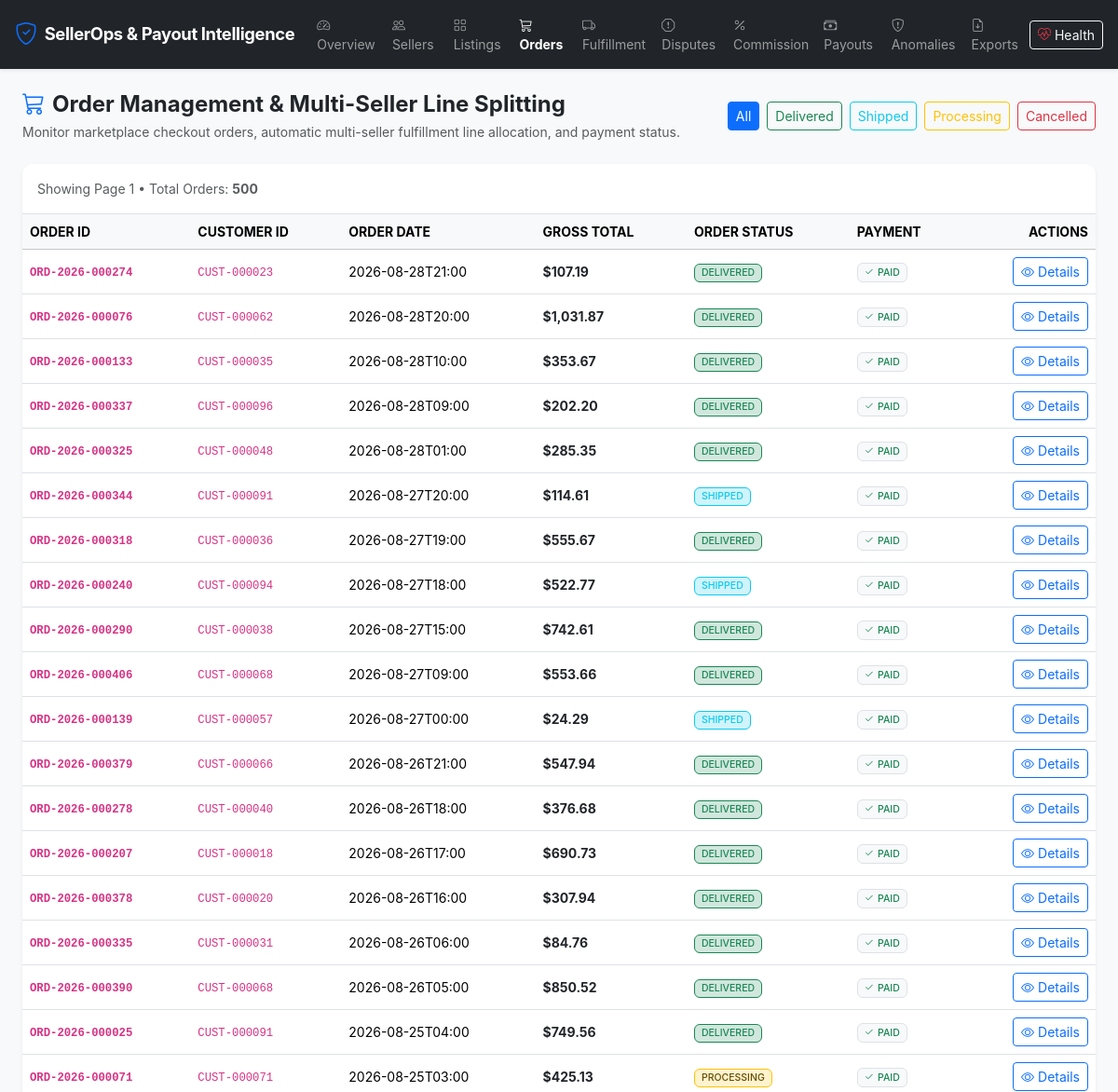
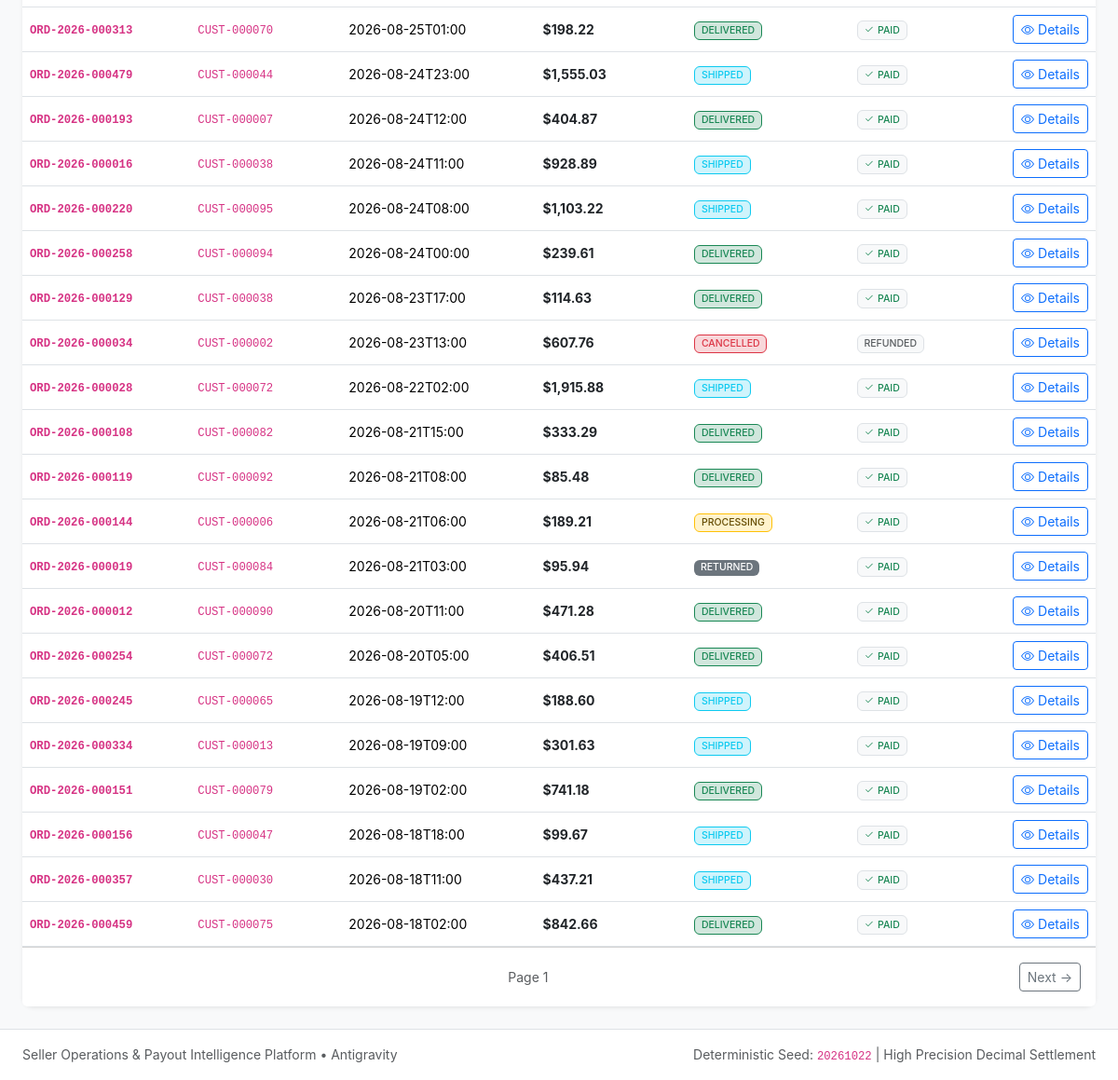
The page /orders on the database its author committed (2 pictures, top to bottom).
### app/models/order.py (models this page shows)
class Order(Base):
    __tablename__ = 'orders'
    order_id = Column(String(32), primary_key=True)  # ORD-2026-000001
    customer_id = Column(String(32), ForeignKey('customers.customer_id'), nullable=False, index=True)
    order_date = Column(DateTime, nullable=False, index=True)
    order_status = Column(Enum(*ORDER_STATUSES, name='order_status_enum', validate_strings=True, create_constraint=True), default='PLACED', nullable=False, index=True)
    payment_status = Column(Enum(*PAYMENT_STATUSES, name='payment_status_enum', validate_strings=True, create_constraint=True), default='PAID', nullable=False)
    total_gross_amount = Column(Numeric(12, 2), nullable=False)
    shipping_fee = Column(Numeric(10, 2), default=0.00, nullable=False)
    tax_amount = Column(Numeric(10, 2), default=0.00, nullable=False)
    created_at = Column(DateTime, default=datetime.utcnow, nullable=False)
    updated_at = Column(DateTime, default=datetime.utcnow, onupdate=datetime.utcnow, nullable=False)
    customer = relationship('Customer', back_populates='orders')
    order_lines = relationship('OrderLine', back_populates='order', cascade='all, delete-orphan')
    fulfillments = relationship('Fulfillment', back_populates='order')
    disputes = relationship('Dispute', back_populates='order')
    status_events = relationship('OrderStatusEvent', back_populates='order', cascade='all, delete-orphan')
    __table_args__ = (
        Index('idx_order_date_status', 'order_date', 'order_status'),
    )
    def to_dict(self):
        return {
            'order_id': self.order_id,
            'customer_id': self.customer_id,
            'order_date': self.order_date.isoformat() if self.order_date else None,
            'order_status': self.order_status,
            'payment_status': self.payment_status,
            'total_gross_amount': float(self.total_gross_amount) if self.total_gross_amount is not None else 0.0,
            'shipping_fee': float(self.shipping_fee) if self.shipping_fee is not None else 0.0,
            'tax_amount': float(self.tax_amount) if self.tax_amount is not None else 0.0,
            'created_at': self.created_at.isoformat() if self.created_at else None
        }

### app/routes/dashboard_routes.py (the view)
@dashboard_bp.route('/orders')
def orders():
    status = request.args.get('status')
    page = int(request.args.get('page', 1))
    orders_data = OrderService.get_orders(status_filter=status, page=page, page_size=40)
    return render_template('orders.html', data=orders_data, selected_status=status)

### app/__init__.py (called while the page is built)
def register_security_headers(app: Flask):
    @app.after_request
    def set_security_headers(response):
        response.headers['X-Content-Type-Options'] = 'nosniff'
        response.headers['X-Frame-Options'] = 'SAMEORIGIN'
        response.headers['X-XSS-Protection'] = '1; mode=block'
        response.headers['Referrer-Policy'] = 'strict-origin-when-cross-origin'
        response.headers['Content-Security-Policy'] = (
            "default-src 'self' https: 'unsafe-inline' 'unsafe-eval'; "
            "img-src 'self' data: https:; "
            "font-src 'self' https: data:; "
            "style-src 'self' https: 'unsafe-inline';"
        )
        return response

### app/services/order_service.py (called while the page is built)
    @staticmethod
    def get_orders(
        status_filter: Optional[str] = None,
        page: int = 1,
        page_size: int = 50
    ) -> Dict[str, Any]:
        with get_session() as session:
            query = session.query(Order)
            if status_filter:
                query = query.filter(Order.order_status == status_filter)
            total_count = query.count()
            orders = (
                query.order_by(Order.order_date.desc())
                .offset((page - 1) * page_size)
                .limit(page_size)
                .all()
            )
            return {
                'total': total_count,
                'page': page,
                'page_size': page_size,
                'orders': [o.to_dict() for o in orders]
            }

### database/connection.py (called while the page is built, shortened)
def get_default_uri() -> str:
    if os.getenv('DATABASE_URL'):
        return os.getenv('DATABASE_URL')

def get_session_factory(database_uri: str = None):
    uri = database_uri or get_default_uri()
    if uri not in _session_factories:
        engine = get_engine(uri)
        _session_factories[uri] = scoped_session(
            sessionmaker(autocommit=False, autoflush=False, expire_on_commit=False, bind=engine)
        )
    return _session_factories[uri]

@contextmanager
def get_session(database_uri: str = None) -> Generator:
    session_factory = get_session_factory(database_uri)
    session = session_factory()
    try:
        yield session
        session.commit()
    except Exception as exc:
        session.rollback()
        logger.error(f"Database session error: {exc}")
        raise
    finally:
        session.close()

### app/templates/orders.html (shortened to what this page needs)
{% extends "base.html" %}
{% block content %}
<div class="d-flex justify-content-between align-items-center mb-4">
    <div>
        <h4 class="fw-bold text-dark mb-1"><i class="bi bi-cart3 text-primary me-2"></i>Order Management & Multi-Seller Line Splitting</h4>
        <p class="text-muted small mb-0">Monitor marketplace checkout orders, automatic multi-seller fulfillment line allocation, and payment status.</p>
    </div>
    <div class="d-flex gap-2">
        <a href="/orders" class="btn btn-sm {% if not selected_status %}btn-primary{% else %}btn-outline-secondary{% endif %}">All</a>
        <a href="/orders?status=DELIVERED" class="btn btn-sm {% if selected_status == 'DELIVERED' %}btn-success{% else %}btn-outline-success{% endif %}">Delivered</a>
        <a href="/orders?status=SHIPPED" class="btn btn-sm {% if selected_status == 'SHIPPED' %}btn-info{% else %}btn-outline-info{% endif %}">Shipped</a>
        <a href="/orders?status=PROCESSING" class="btn btn-sm {% if selected_status == 'PROCESSING' %}btn-warning{% else %}btn-outline-warning{% endif %}">Processing</a>
        <a href="/orders?status=CANCELLED" class="btn btn-sm {% if selected_status == 'CANCELLED' %}btn-danger{% else %}btn-outline-danger{% endif %}">Cancelled</a>
    </div>
</div>
<div class="card border-0 shadow-sm">
    <div class="card-header bg-white border-bottom py-3 d-flex justify-content-between align-items-center">
        <span class="text-muted small">Showing Page {{ data.page }} &bull; Total Orders: <strong>{{ data.total }}</strong></span>
    </div>
    <div class="table-responsive">
        <table class="table table-hover align-middle mb-0 small">
            <thead class="table-light text-muted text-uppercase">
                <tr>
                    <th>Order ID</th>
                    <th>Customer ID</th>
                    <th>Order Date</th>
                    <th>Gross Total</th>
                    <th>Order Status</th>
                    <th>Payment</th>
                    <th class="text-end">Actions</th>
                </tr>
            </thead>
            <tbody>
                {% for o in data.orders %}
                <tr>
                    <td class="fw-bold"><code>{{ o.order_id }}</code></td>
                    <td><code>{{ o.customer_id }}</code></td>
                    <td>{{ o.order_date[:16] }}</td>
                    <td class="fw-bold text-dark">${{ "{:,.2f}".format(o.total_gross_amount) }}</td>
                    <td>
                        {% if o.order_status == 'DELIVERED' %}
                            <span class="badge bg-success-subtle text-success border border-success">DELIVERED</span>
                        {% elif o.order_status == 'SHIPPED' %}
                            <span class="badge bg-info-subtle text-info border border-info">SHIPPED</span>
                        {% elif o.order_status == 'PROCESSING' %}
                            <span class="badge bg-warning-subtle text-warning-emphasis border border-warning">PROCESSING</span>
                        {% elif o.order_status == 'CANCELLED' %}
                            <span class="badge bg-danger-subtle text-danger border border-danger">CANCELLED</span>
                        {% else %}
                            <span class="badge bg-secondary">{{ o.order_status }}</span>
                        {% endif %}
                    </td>
                    <td>
                        {% if o.payment_status == 'PAID' %}
                            <span class="badge bg-light text-success border"><i class="bi bi-check2 me-1"></i>PAID</span>
                        {% else %}
                            <span class="badge bg-light text-muted border">{{ o.payment_status }}</span>
                        {% endif %}
                    </td>
                    <td class="text-end">
                        <a href="/orders/{{ o.order_id }}" class="btn btn-sm btn-outline-primary">
                            <i class="bi bi-eye me-1"></i>Details
                        </a>
                    </td>
                </tr>
                {% endfor %}
            </tbody>
        </table>
    </div>
    <div class="card-footer bg-white py-3 d-flex justify-content-between align-items-center">
        <span class="small text-muted">Page {{ data.page }}</span>
        <div>
            {% if data.page * data.page_size < data.total %}
            <a href="/orders?page={{ data.page + 1 }}{% if selected_status %}&status={{ selected_status }}{% endif %}" class="btn btn-outline-secondary btn-sm">Next &rarr;</a>
            {% endif %}
        </div>
    </div>
</div>
{% endblock %}

### app/static/css/custom.css (style rules this page uses)
body { font-family: -apple-system, BlinkMacSystemFont, "Segoe UI", Roboto, Helvetica, Arial, sans-serif; background-color: #f8fafc; color: #1e293b; }
.card { border-radius: 0.75rem; box-shadow: 0 1px 3px 0 rgb(0 0 0 / 0.1), 0 1px 2px -1px rgb(0 0 0 / 0.1); transition: transform 0.2s ease, box-shadow 0.2s ease; }
.card-header { border-top-left-radius: 0.75rem !important; border-top-right-radius: 0.75rem !important; }
.badge { font-weight: 500; }

### rows shown on the page
Order: order_id "ORD-2026-000274", customer_id "CUST-000023", order_date "2026-08-28T21:00", total_gross_amount "107.19", shows "DELIVERED", shows "PAID"
Order: order_id "ORD-2026-000076", customer_id "CUST-000062", order_date "2026-08-28T20:00", total_gross_amount "1,031.87", shows "DELIVERED", shows "PAID"
Order: order_id "ORD-2026-000133", customer_id "CUST-000035", order_date "2026-08-28T10:00", total_gross_amount "353.67", shows "DELIVERED", shows "PAID"
Order: order_id "ORD-2026-000337", customer_id "CUST-000096", order_date "2026-08-28T09:00", total_gross_amount "202.20", shows "DELIVERED", shows "PAID"
Order: order_id "ORD-2026-000325", customer_id "CUST-000048", order_date "2026-08-28T01:00", total_gross_amount "285.35", shows "DELIVERED", shows "PAID"
Order: order_id "ORD-2026-000344", customer_id "CUST-000091", order_date "2026-08-27T20:00", total_gross_amount "114.61", shows "SHIPPED", shows "PAID"
Order: order_id "ORD-2026-000318", customer_id "CUST-000036", order_date "2026-08-27T19:00", total_gross_amount "555.67", shows "DELIVERED", shows "PAID"
Order: order_id "ORD-2026-000240", customer_id "CUST-000094", order_date "2026-08-27T18:00", total_gross_amount "522.77", shows "SHIPPED", shows "PAID"
Order: order_id "ORD-2026-000290", customer_id "CUST-000038", order_date "2026-08-27T15:00", total_gross_amount "742.61", shows "DELIVERED", shows "PAID"
Order: order_id "ORD-2026-000406", customer_id "CUST-000068", order_date "2026-08-27T09:00", total_gross_amount "553.66", shows "DELIVERED", shows "PAID"
Order: order_id "ORD-2026-000139", customer_id "CUST-000057", order_date "2026-08-27T00:00", total_gross_amount "24.29", shows "SHIPPED", shows "PAID"
Order: order_id "ORD-2026-000379", customer_id "CUST-000066", order_date "2026-08-26T21:00", total_gross_amount "547.94", shows "DELIVERED", shows "PAID"
Order: order_id "ORD-2026-000278", customer_id "CUST-000040", order_date "2026-08-26T18:00", total_gross_amount "376.68", shows "DELIVERED", shows "PAID"
Order: order_id "ORD-2026-000207", customer_id "CUST-000018", order_date "2026-08-26T17:00", total_gross_amount "690.73", shows "DELIVERED", shows "PAID"
Order: order_id "ORD-2026-000378", customer_id "CUST-000020", order_date "2026-08-26T16:00", total_gross_amount "307.94", shows "DELIVERED", shows "PAID"
Order: order_id "ORD-2026-000335", customer_id "CUST-000031", order_date "2026-08-26T06:00", total_gross_amount "84.76", shows "DELIVERED", shows "PAID"
Order: order_id "ORD-2026-000390", customer_id "CUST-000068", order_date "2026-08-26T05:00", total_gross_amount "850.52", shows "DELIVERED", shows "PAID"
Order: order_id "ORD-2026-000025", customer_id "CUST-000091", order_date "2026-08-25T04:00", total_gross_amount "749.56", shows "DELIVERED", shows "PAID"
Order: order_id "ORD-2026-000071", customer_id "CUST-000071", order_date "2026-08-25T03:00", total_gross_amount "425.13", shows "PROCESSING", shows "PAID"
Order: order_id "ORD-2026-000313", customer_id "CUST-000070", order_date "2026-08-25T01:00", total_gross_amount "198.22", shows "DELIVERED", shows "PAID"
Order: order_id "ORD-2026-000479", customer_id "CUST-000044", order_date "2026-08-24T23:00", total_gross_amount "1,555.03", shows "SHIPPED", shows "PAID"
Order: order_id "ORD-2026-000193", customer_id "CUST-000007", order_date "2026-08-24T12:00", total_gross_amount "404.87", shows "DELIVERED", shows "PAID"
Order: order_id "ORD-2026-000016", customer_id "CUST-000038", order_date "2026-08-24T11:00", total_gross_amount "928.89", shows "SHIPPED", shows "PAID"
Order: order_id "ORD-2026-000220", customer_id "CUST-000095", order_date "2026-08-24T08:00", total_gross_amount "1,103.22", shows "SHIPPED", shows "PAID"
Order: order_id "ORD-2026-000258", customer_id "CUST-000094", order_date "2026-08-24T00:00", total_gross_amount "239.61", shows "DELIVERED", shows "PAID"
Order: order_id "ORD-2026-000129", customer_id "CUST-000038", order_date "2026-08-23T17:00", total_gross_amount "114.63", shows "DELIVERED", shows "PAID"
Order: order_id "ORD-2026-000034", customer_id "CUST-000002", order_date "2026-08-23T13:00", total_gross_amount "607.76", shows "CANCELLED", payment_status "REFUNDED"
Order: order_id "ORD-2026-000028", customer_id "CUST-000072", order_date "2026-08-22T02:00", total_gross_amount "1,915.88", shows "SHIPPED", shows "PAID"
Order: order_id "ORD-2026-000108", customer_id "CUST-000082", order_date "2026-08-21T15:00", total_gross_amount "333.29", shows "DELIVERED", shows "PAID"
Order: order_id "ORD-2026-000119", customer_id "CUST-000092", order_date "2026-08-21T08:00", total_gross_amount "85.48", shows "DELIVERED", shows "PAID"
Order: order_id "ORD-2026-000144", customer_id "CUST-000006", order_date "2026-08-21T06:00", total_gross_amount "189.21", shows "PROCESSING", shows "PAID"
Order: order_id "ORD-2026-000019", customer_id "CUST-000084", order_date "2026-08-21T03:00", total_gross_amount "95.94", order_status "RETURNED", shows "PAID"
Order: order_id "ORD-2026-000012", customer_id "CUST-000090", order_date "2026-08-20T11:00", total_gross_amount "471.28", shows "DELIVERED", shows "PAID"
Order: order_id "ORD-2026-000254", customer_id "CUST-000072", order_date "2026-08-20T05:00", total_gross_amount "406.51", shows "DELIVERED", shows "PAID"
Order: order_id "ORD-2026-000245", customer_id "CUST-000065", order_date "2026-08-19T12:00", total_gross_amount "188.60", shows "SHIPPED", shows "PAID"
Order: order_id "ORD-2026-000334", customer_id "CUST-000013", order_date "2026-08-19T09:00", total_gross_amount "301.63", shows "SHIPPED", shows "PAID"
Order: order_id "ORD-2026-000151", customer_id "CUST-000079", order_date "2026-08-19T02:00", total_gross_amount "741.18", shows "DELIVERED", shows "PAID"
Order: order_id "ORD-2026-000156", customer_id "CUST-000047", order_date "2026-08-18T18:00", total_gross_amount "99.67", shows "SHIPPED", shows "PAID"
Order: order_id "ORD-2026-000357", customer_id "CUST-000030", order_date "2026-08-18T11:00", total_gross_amount "437.21", shows "SHIPPED", shows "PAID"
Order: order_id "ORD-2026-000459", customer_id "CUST-000075", order_date "2026-08-18T02:00", total_gross_amount "842.66", shows "DELIVERED", shows "PAID"

### other values the page prints
{{ data.page }} "1"
{{ data.total }} "500"
